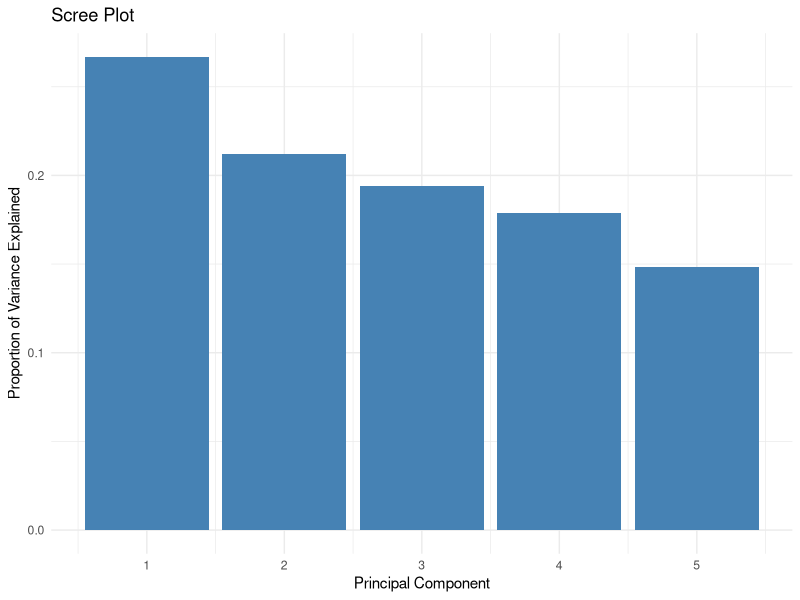
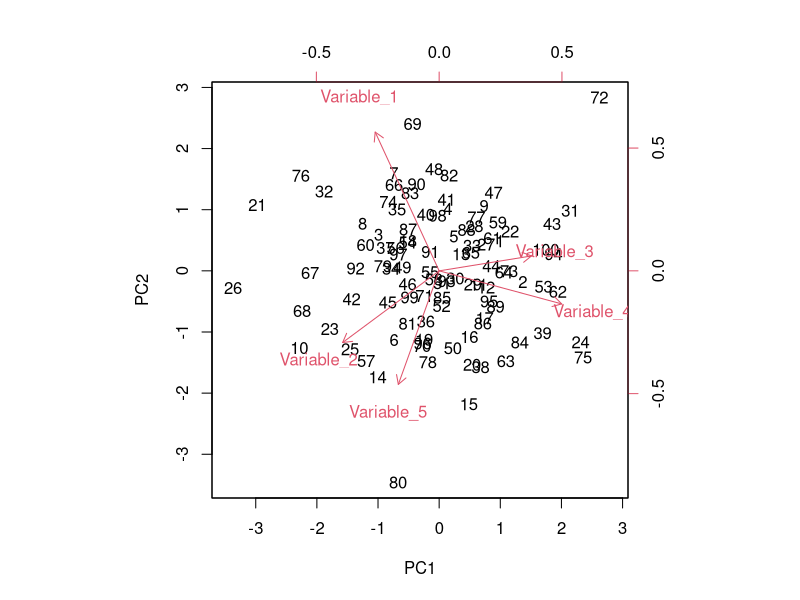

Write R code to recreate these figures, in order.
## ---- chunk 1
knitr::opts_chunk$set(echo = TRUE)
## ---- chunk 2
# Load necessary libraries
library(tidyverse)

# Load the dataset (assuming it's in the same folder as this Rmd file)
data <- read.csv("pca_data.csv")

# Quick look at the data
head(data)
summary(data)
## ---- chunk 3
# Standardize the data
data_scaled <- scale(data)

# Perform PCA
pca_model <- prcomp(data_scaled, center = TRUE, scale. = TRUE)

# Summary of PCA
summary(pca_model)

# PCA loadings
pca_model$rotation
## ---- chunk 4
# Load ggplot2 for visualization
library(ggplot2)

# Scree plot
pca_var <- pca_model$sdev^2
pca_var_explained <- pca_var / sum(pca_var)

ggplot(data.frame(PC = 1:length(pca_var), Variance = pca_var_explained), aes(x = PC, y = Variance)) +
  geom_bar(stat = "identity", fill = "steelblue") +
  labs(title = "Scree Plot", x = "Principal Component", y = "Proportion of Variance Explained") +
  theme_minimal()

# Biplot
biplot(pca_model, scale = 0)
